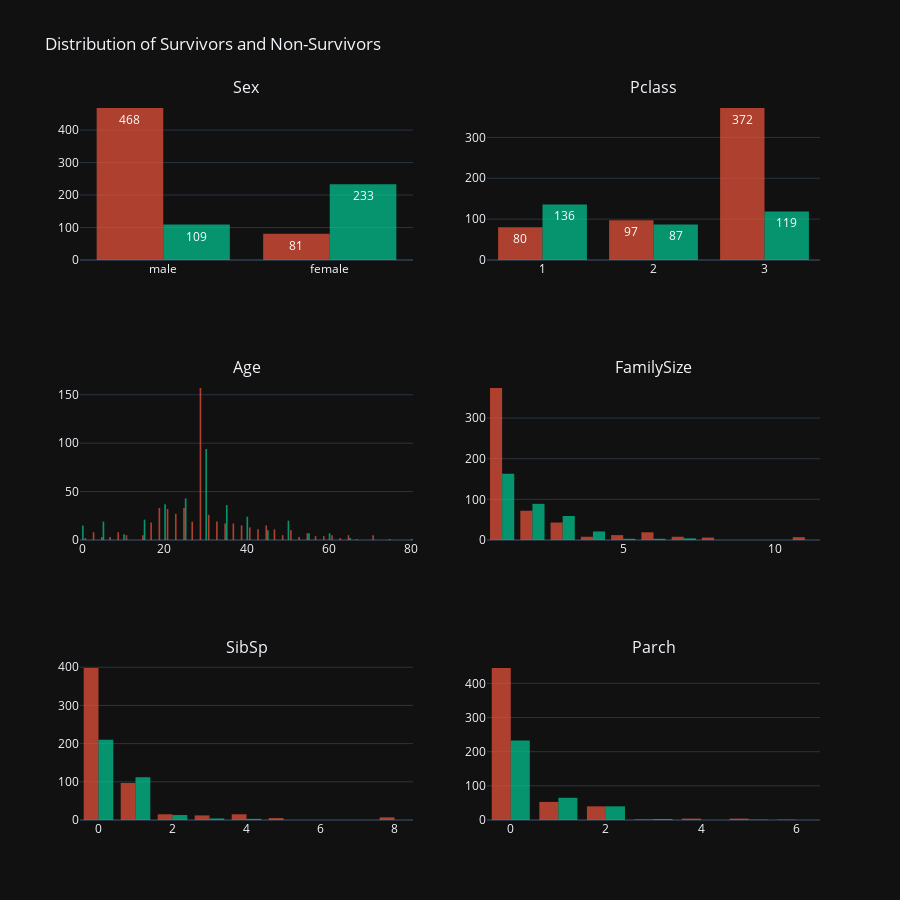

Here is the notebook cell this chart was saved with:
### Markdown cell above
### Distribution of Survivors and Non-Survivors

### Code cell
color_map = {0: '#ef553b', 1: '#00cc96'}
columns = ['Sex', 'Pclass', 'Age', 'FamilySize', 'SibSp', 'Parch']
fig = make_subplots(rows=3, cols=2, subplot_titles=columns)

for i, col in enumerate(columns):
    text = True if col in ['Sex', 'Pclass'] else False
    hist = px.histogram(df, x=col, color='Survived', text_auto=text, barmode="group", opacity=0.7, color_discrete_map=color_map)
    hist.update_traces(textfont_color='white')
    fig.add_trace(hist.data[0], row=(i//2)+1, col=(i % 2)+1) 
    fig.add_trace(hist.data[1], row=(i//2)+1, col=(i % 2)+1)

fig.update_layout(
    showlegend=False,
    width=900,
    height=900,
    title='Distribution of Survivors and Non-Survivors'
)

fig.show()

### Figure 1 — Plotly figure (JSON) as saved in the notebook; plotly's stock layout.template omitted (floating-point values rounded to 4 significant figures; data arrays with more than 128 entries replaced by an {"elided": "..."} marker saying what was removed)
{"data": [{"alignmentgroup": "True", "bingroup": "x", "hovertemplate": "Survived=0<br>Sex=%{x}<br>count=%{y}<extra></extra>", "legendgroup": "0", "marker": {"color": "#ef553b", "opacity": 0.7, "pattern": {"shape": ""}}, "name": "0", "offsetgroup": "0", "orientation": "v", "showlegend": true, "textfont": {"color": "white"}, "texttemplate": "%{value}", "type": "histogram", "x": {"elided": "549 str values"}, "xaxis": "x", "yaxis": "y"}, {"alignmentgroup": "True", "bingroup": "x", "hovertemplate": "Survived=1<br>Sex=%{x}<br>count=%{y}<extra></extra>", "legendgroup": "1", "marker": {"color": "#00cc96", "opacity": 0.7, "pattern": {"shape": ""}}, "name": "1", "offsetgroup": "1", "orientation": "v", "showlegend": true, "textfont": {"color": "white"}, "texttemplate": "%{value}", "type": "histogram", "x": {"elided": "342 str values"}, "xaxis": "x", "yaxis": "y"}, {"alignmentgroup": "True", "bingroup": "x", "hovertemplate": "Survived=0<br>Pclass=%{x}<br>count=%{y}<extra></extra>", "legendgroup": "0", "marker": {"color": "#ef553b", "opacity": 0.7, "pattern": {"shape": ""}}, "name": "0", "offsetgroup": "0", "orientation": "v", "showlegend": true, "textfont": {"color": "white"}, "texttemplate": "%{value}", "type": "histogram", "x": {"elided": "549 int values"}, "xaxis": "x2", "yaxis": "y2"}, {"alignmentgroup": "True", "bingroup": "x", "hovertemplate": "Survived=1<br>Pclass=%{x}<br>count=%{y}<extra></extra>", "legendgroup": "1", "marker": {"color": "#00cc96", "opacity": 0.7, "pattern": {"shape": ""}}, "name": "1", "offsetgroup": "1", "orientation": "v", "showlegend": true, "textfont": {"color": "white"}, "texttemplate": "%{value}", "type": "histogram", "x": {"elided": "342 int values"}, "xaxis": "x2", "yaxis": "y2"}, {"alignmentgroup": "True", "bingroup": "x", "hovertemplate": "Survived=0<br>Age=%{x}<br>count=%{y}<extra></extra>", "legendgroup": "0", "marker": {"color": "#ef553b", "opacity": 0.7, "pattern": {"shape": ""}}, "name": "0", "offsetgroup": "0", "orientation": "v", "showlegend": true, "textfont": {"color": "white"}, "type": "histogram", "x": {"elided": "549 float values"}, "xaxis": "x3", "yaxis": "y3"}, {"alignmentgroup": "True", "bingroup": "x", "hovertemplate": "Survived=1<br>Age=%{x}<br>count=%{y}<extra></extra>", "legendgroup": "1", "marker": {"color": "#00cc96", "opacity": 0.7, "pattern": {"shape": ""}}, "name": "1", "offsetgroup": "1", "orientation": "v", "showlegend": true, "textfont": {"color": "white"}, "type": "histogram", "x": {"elided": "342 float values"}, "xaxis": "x3", "yaxis": "y3"}, {"alignmentgroup": "True", "bingroup": "x", "hovertemplate": "Survived=0<br>FamilySize=%{x}<br>count=%{y}<extra></extra>", "legendgroup": "0", "marker": {"color": "#ef553b", "opacity": 0.7, "pattern": {"shape": ""}}, "name": "0", "offsetgroup": "0", "orientation": "v", "showlegend": true, "textfont": {"color": "white"}, "type": "histogram", "x": {"elided": "549 int values"}, "xaxis": "x4", "yaxis": "y4"}, {"alignmentgroup": "True", "bingroup": "x", "hovertemplate": "Survived=1<br>FamilySize=%{x}<br>count=%{y}<extra></extra>", "legendgroup": "1", "marker": {"color": "#00cc96", "opacity": 0.7, "pattern": {"shape": ""}}, "name": "1", "offsetgroup": "1", "orientation": "v", "showlegend": true, "textfont": {"color": "white"}, "type": "histogram", "x": {"elided": "342 int values"}, "xaxis": "x4", "yaxis": "y4"}, {"alignmentgroup": "True", "bingroup": "x", "hovertemplate": "Survived=0<br>SibSp=%{x}<br>count=%{y}<extra></extra>", "legendgroup": "0", "marker": {"color": "#ef553b", "opacity": 0.7, "pattern": {"shape": ""}}, "name": "0", "offsetgroup": "0", "orientation": "v", "showlegend": true, "textfont": {"color": "white"}, "type": "histogram", "x": {"elided": "549 int values"}, "xaxis": "x5", "yaxis": "y5"}, {"alignmentgroup": "True", "bingroup": "x", "hovertemplate": "Survived=1<br>SibSp=%{x}<br>count=%{y}<extra></extra>", "legendgroup": "1", "marker": {"color": "#00cc96", "opacity": 0.7, "pattern": {"shape": ""}}, "name": "1", "offsetgroup": "1", "orientation": "v", "showlegend": true, "textfont": {"color": "white"}, "type": "histogram", "x": {"elided": "342 int values"}, "xaxis": "x5", "yaxis": "y5"}, {"alignmentgroup": "True", "bingroup": "x", "hovertemplate": "Survived=0<br>Parch=%{x}<br>count=%{y}<extra></extra>", "legendgroup": "0", "marker": {"color": "#ef553b", "opacity": 0.7, "pattern": {"shape": ""}}, "name": "0", "offsetgroup": "0", "orientation": "v", "showlegend": true, "textfont": {"color": "white"}, "type": "histogram", "x": {"elided": "549 int values"}, "xaxis": "x6", "yaxis": "y6"}, {"alignmentgroup": "True", "bingroup": "x", "hovertemplate": "Survived=1<br>Parch=%{x}<br>count=%{y}<extra></extra>", "legendgroup": "1", "marker": {"color": "#00cc96", "opacity": 0.7, "pattern": {"shape": ""}}, "name": "1", "offsetgroup": "1", "orientation": "v", "showlegend": true, "textfont": {"color": "white"}, "type": "histogram", "x": {"elided": "342 int values"}, "xaxis": "x6", "yaxis": "y6"}], "layout": {"annotations": [{"font": {"size": 16}, "showarrow": false, "text": "Sex", "x": 0.225, "xanchor": "center", "xref": "paper", "y": 1, "yanchor": "bottom", "yref": "paper"}, {"font": {"size": 16}, "showarrow": false, "text": "Pclass", "x": 0.775, "xanchor": "center", "xref": "paper", "y": 1, "yanchor": "bottom", "yref": "paper"}, {"font": {"size": 16}, "showarrow": false, "text": "Age", "x": 0.225, "xanchor": "center", "xref": "paper", "y": 0.6111, "yanchor": "bottom", "yref": "paper"}, {"font": {"size": 16}, "showarrow": false, "text": "FamilySize", "x": 0.775, "xanchor": "center", "xref": "paper", "y": 0.6111, "yanchor": "bottom", "yref": "paper"}, {"font": {"size": 16}, "showarrow": false, "text": "SibSp", "x": 0.225, "xanchor": "center", "xref": "paper", "y": 0.2222, "yanchor": "bottom", "yref": "paper"}, {"font": {"size": 16}, "showarrow": false, "text": "Parch", "x": 0.775, "xanchor": "center", "xref": "paper", "y": 0.2222, "yanchor": "bottom", "yref": "paper"}], "height": 900, "showlegend": false, "title": {"text": "Distribution of Survivors and Non-Survivors"}, "width": 900, "xaxis": {"anchor": "y", "domain": [0, 0.45]}, "xaxis2": {"anchor": "y2", "domain": [0.55, 1]}, "xaxis3": {"anchor": "y3", "domain": [0, 0.45]}, "xaxis4": {"anchor": "y4", "domain": [0.55, 1]}, "xaxis5": {"anchor": "y5", "domain": [0, 0.45]}, "xaxis6": {"anchor": "y6", "domain": [0.55, 1]}, "yaxis": {"anchor": "x", "domain": [0.7778, 1]}, "yaxis2": {"anchor": "x2", "domain": [0.7778, 1]}, "yaxis3": {"anchor": "x3", "domain": [0.3889, 0.6111]}, "yaxis4": {"anchor": "x4", "domain": [0.3889, 0.6111]}, "yaxis5": {"anchor": "x5", "domain": [0, 0.2222]}, "yaxis6": {"anchor": "x6", "domain": [0, 0.2222]}}}
